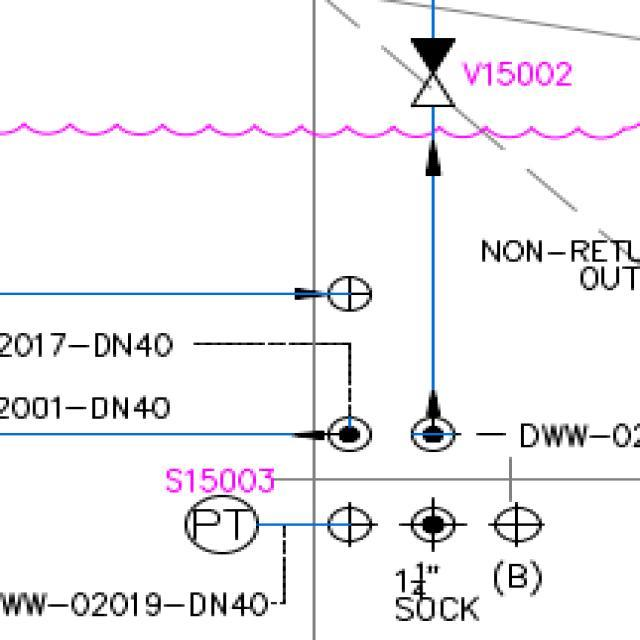
#> input picture src/data/train/images/10_jpg.rf.348be1570aea03f3ec21d27688fa99ac.jpg, 640 x 640 px; its folder holds only this picture in this run
$ python -i hough__transform.py   (imports and definitions only)
#> lines starting #> are read from the running program, lines starting #| are printed output that depends on the picture; after the words box and inside, x2 and y2 are one past the last pixel; in counts of white or black regions, pixels touching at a corner belong together
### src/scripts/functions/global_functions/config_load.py
from pathlib import Path
import os
import sys
from dotenv import load_dotenv
from typing import Optional, Dict

def _resolve_from_base(val: Optional[str], base: Path, default: Optional[str] = None) -> Path:
    """
    Resolve a path string relative to `base` if it's not absolute.
    If `val` is None, use `default`.
    """
    s = val if val is not None else default
    if s is None:
        raise ValueError("Required path env var is missing and no default was provided.")
    p = Path(s)
    return (base / p).resolve() if not p.is_absolute() else p.resolve()

def load_config(env_path: Optional[str] = None) -> Dict[str, Path]:
    """
    Load environment variables and prepare project paths.
    """
    load_dotenv(dotenv_path=env_path)

    # Base directory (set this in your env to your repo root, or leave "." if you run from the repo root)
    base_dir = Path(os.getenv("BASE_DIR", ".")).resolve()

    outputs_dir    = _resolve_from_base(os.getenv("OUTPUTS_DIR"),    base_dir, default="app")
    detections_dir = _resolve_from_base(os.getenv("DETECTIONS_DIR"), base_dir, default="app/detections")
    artifacts_path = _resolve_from_base(os.getenv("ARTIFACTS_PATH"), base_dir, default="app/artifacts")
#> further down, picture is the input picture: shape (640, 640, 3); mean B, G, R 242.7, 240.6, 241.6
    image_path     = _resolve_from_base(os.getenv("IMAGE_PATH"),     base_dir)
    model_path     = _resolve_from_base(os.getenv("MODEL_PATH"),     base_dir)
    modules_root   = _resolve_from_base(os.getenv("MODULES_ROOT"),   base_dir, default="..")

    if str(modules_root) not in sys.path:
        sys.path.append(str(modules_root))

    outputs_dir.mkdir(parents=True, exist_ok=True)
    detections_dir.mkdir(parents=True, exist_ok=True)

    return {
        "BASE_DIR": base_dir,
        "OUTPUTS_DIR": outputs_dir,
        "DETECTIONS_DIR": detections_dir,
        "IMAGE_PATH": image_path,
        "MODULES_ROOT": modules_root,
        "MODEL_PATH": model_path,
        "ARTIFACTS_PATH": artifacts_path,
    }

### src/scripts/functions/line_functions/hough__transform.py

import numpy as np
import pandas as pd
from scripts.functions.global_functions.config_load import load_config
# [1 line that did not run here, left out]
# [1 line that did not run here, left out]


def merge_axis_aligned_lines(segments, axis_tol=6, overlap_tol=6):
    """
    Merge nearly collinear and overlapping axis-aligned segments.
    - axis_tol: how close (in px) two lines must be on the perpendicular axis to be considered the same line.
    - overlap_tol: how much gap (in px) is allowed to still merge intervals.
    """
    horizontals, verticals = [], []

    # Normalize orientation and endpoints
    for x1, y1, x2, y2 in segments:
        if abs(y2 - y1) <= abs(x2 - x1):  # treat as horizontal
            if x2 < x1: x1, x2, y1, y2 = x2, x1, y2, y1
            horizontals.append((x1, int(round((y1 + y2) / 2)), x2))
        else:  # vertical
            if y2 < y1: x1, x2, y1, y2 = x2, x1, y2, y1
            verticals.append((int(round((x1 + x2) / 2)), y1, y2))

    def cluster_and_merge(intervals, key_idx, a_idx, b_idx):
        """
        intervals: list of tuples like (k, a, b) where
          - k is the near-constant coordinate (y for horizontals, x for verticals)
          - [a,b] is the span along the line (x-range for horizontals, y-range for verticals)
        key_idx: index of k in the tuple
        a_idx, b_idx: indices of the span ends
        """
        # sort by key (y or x), then by start of interval
        intervals = sorted(intervals, key=lambda t: (t[key_idx], t[a_idx], t[b_idx]))
        groups = []

        for t in intervals:
            placed = False
            for g in groups:
                # same "rail" if near in the perpendicular axis
                if abs(t[key_idx] - g["key_mean"]) <= axis_tol:
                    g["members"].append(t)
                    g["key_sum"] += t[key_idx]
                    g["key_mean"] = g["key_sum"] / len(g["members"])
                    placed = True
                    break
            if not placed:
                groups.append({"key_sum": t[key_idx], "key_mean": float(t[key_idx]), "members": [t]})

        merged = []
        for g in groups:
            # merge overlapping/close intervals within this rail
            mem = sorted(g["members"], key=lambda t: t[a_idx])
            cur_a, cur_b = mem[0][a_idx], mem[0][b_idx]
            for t in mem[1:]:
                a, b = t[a_idx], t[b_idx]
                if a <= cur_b + overlap_tol:
                    cur_b = max(cur_b, b)
                else:
                    merged.append((int(round(g["key_mean"])), cur_a, cur_b))
                    cur_a, cur_b = a, b
            merged.append((int(round(g["key_mean"])), cur_a, cur_b))
        return merged

    # Merge within each orientation
    merged_h = cluster_and_merge([(y, x1, x2) for (x1, y, x2) in horizontals],
                                 key_idx=0, a_idx=1, b_idx=2)
    merged_v = cluster_and_merge([(x, y1, y2) for (x, y1, y2) in verticals],
                                 key_idx=0, a_idx=1, b_idx=2)

    # Convert back to (x1,y1,x2,y2)
    merged_segments = []
    for (y, x1, x2) in merged_h:
        merged_segments.append((x1, y, x2, y))
    for (x, y1, y2) in merged_v:
        merged_segments.append((x, y1, x, y2))

    return merged_segments

import cv2
import numpy as np
import pandas as pd
import os

def detect_lines_hough(
    img: np.ndarray,
    threshold_value: int = 200,
    canny_thresh1: int = 50,
    canny_thresh2: int = 150,
    hough_threshold: int = 30,
    min_line_length: int = 10,
    max_line_gap: int = 6,
    axis_tolerance_deg: float = 10,
    run_merge: bool = True,
) -> pd.DataFrame:
    """
    Detects straight lines in an image using the Probabilistic Hough Transform,
    keeps only near-horizontal or near-vertical lines, and optionally merges
    axis-aligned segments.

    Parameters
    ----------
    img : np.ndarray
        Input BGR image.
    save_dir : str, optional
        Directory to save visual outputs. Default: "artifacts/line_detection".
    threshold_value : int, optional
        Threshold for binarizing the grayscale image. Default: 200.
    canny_thresh1 : int, optional
        Lower Canny edge detection threshold. Default: 50.
    canny_thresh2 : int, optional
        Upper Canny edge detection threshold. Default: 150.
    hough_threshold : int, optional
        Minimum number of votes for Hough line detection. Default: 30.
    min_line_length : int, optional
        Minimum length of detected line segments (in pixels). Default: 10.
    max_line_gap : int, optional
        Maximum gap between line segments to link them (in pixels). Default: 6.
    axis_tolerance_deg : float, optional
        Angular tolerance (in degrees) to consider a line horizontal or vertical. Default: 10°.
    run_merge : bool, optional
        If True, merges axis-aligned segments using merge_axis_aligned_lines().
        Default: False.

    Returns
    -------
    pandas.DataFrame
        Table containing detected (and optionally merged) line data:
        columns = ["ID", "x1", "y1", "x2", "y2", "Angle (deg)", "Length (px)"].
    """
#> called with threshold_value = 200, canny_thresh1 = 50, canny_thresh2 = 150, hough_threshold = 30, min_line_length = 10, max_line_gap = 6, axis_tolerance_deg = 10, run_merge = True


    # Convert to grayscale
    gray = cv2.cvtColor(img, cv2.COLOR_BGR2GRAY)
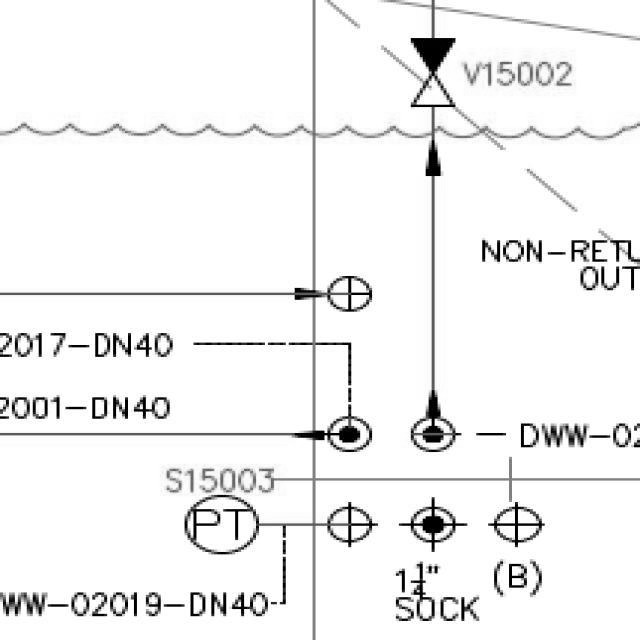
#> gray: shape (640, 640); min 0, max 255, mean 241.1

    #Create binary mask for line-like pixels
    _, mask = cv2.threshold(gray, threshold_value, 255, cv2.THRESH_BINARY_INV)
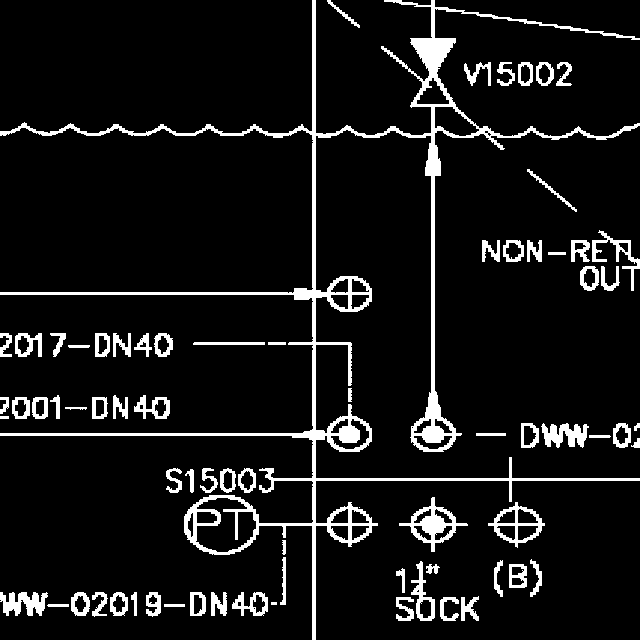
#> mask: shape (640, 640); 8.4% white; 75 white regions (3 under 20 px), largest, box (x1, y1, x2, y2) and area: (0, 0, 640, 640) 18202, (399, 497, 468, 552) 1110, (488, 502, 545, 548) 745

    #Morphological closing to bridge gaps
    kernel = cv2.getStructuringElement(cv2.MORPH_RECT, (3, 3))
    mask_clean = cv2.morphologyEx(mask, cv2.MORPH_CLOSE, kernel, iterations=2)
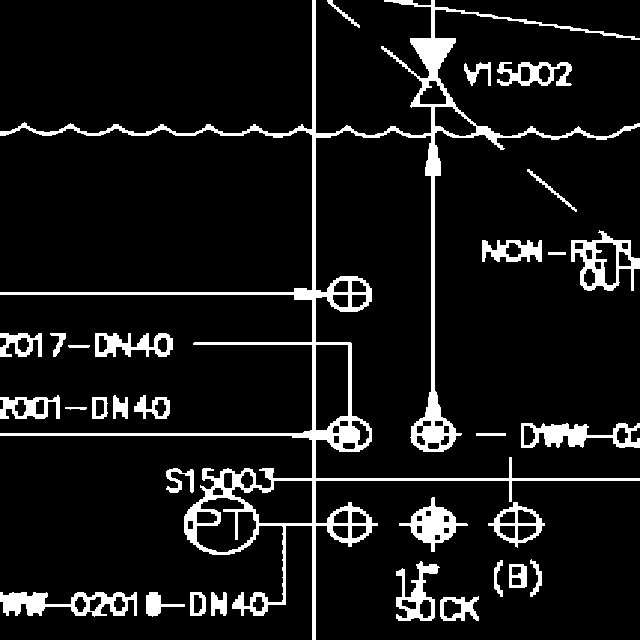
#> mask_clean: shape (640, 640); 9.1% white; 31 white regions, largest, box (x1, y1, x2, y2) and area: (0, 0, 640, 640) 20691, (0, 592, 137, 617) 1790, (571, 230, 640, 291) 1554

    #  Edge detection
    edges = cv2.Canny(mask_clean, canny_thresh1, canny_thresh2)
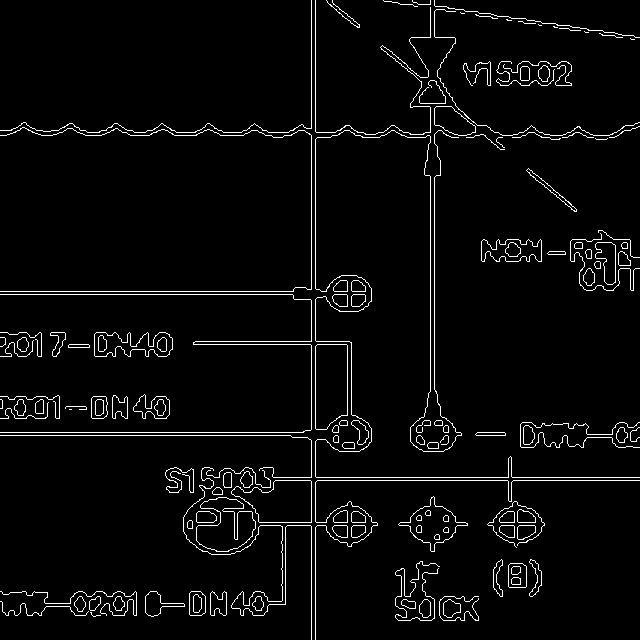
#> edges: shape (640, 640); 3.7% white in thin lines or dots

    # Probabilistic Hough Transform
    lines = cv2.HoughLinesP(
        edges,
        rho=1,
        theta=np.pi / 180,
        threshold=hough_threshold,
        minLineLength=min_line_length,
        maxLineGap=max_line_gap,
    )
#> lines = 421 rows, first 6: [311, 289, 311, 0], [315, 288, 315, 139], [265, 477, 639, 477], [270, 480, 639, 480], [0, 291, 293, 291], [0, 435, 290, 435]

    # axis-aligned
    def is_axis_aligned(x1, y1, x2, y2, tol_deg=axis_tolerance_deg):
        dx, dy = x2 - x1, y2 - y1
        angle = (np.degrees(np.arctan2(dy, dx)) + 180) % 180
        return min(abs(angle - 0), abs(angle - 180)) < tol_deg or abs(angle - 90) < tol_deg

    # Collect and draw accepted lines
    vis = img.copy()
    accepted = []
    line_data = []

    if lines is not None:
        for i, (x1, y1, x2, y2) in enumerate(lines[:, 0, :]):
            dx, dy = x2 - x1, y2 - y1
            angle = (np.degrees(np.arctan2(dy, dx)) + 180) % 180
            length = float(np.hypot(dx, dy))
            if is_axis_aligned(x1, y1, x2, y2):
                accepted.append((x1, y1, x2, y2))
                cv2.line(vis, (x1, y1), (x2, y2), (0, 0, 255), 2)
                line_data.append([i, x1, y1, x2, y2, round(angle, 2), round(length, 2)])
#> this loop made 421 passes
#> (x1, y1, x2, y2, length) on passes 1 to 3: (311, 289, 311, 0, 289), (315, 288, 315, 139, 149), (265, 477, 639, 477, 374)
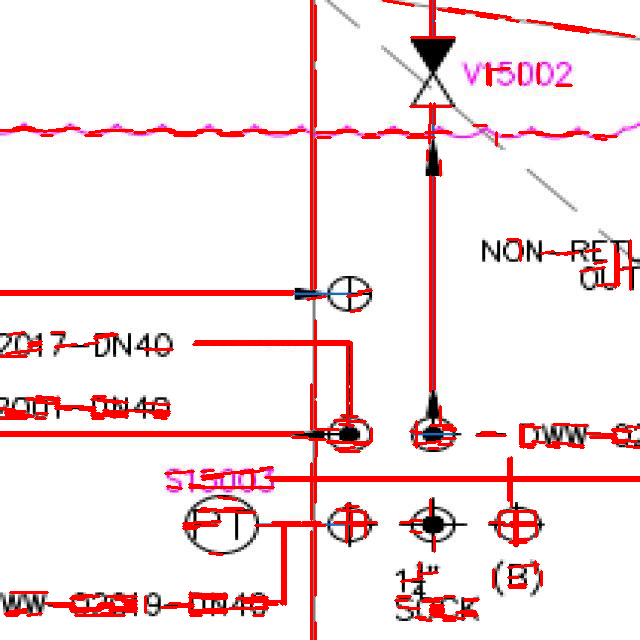
#> vis: shape (640, 640, 3); 7.24% of pixels changed, all inside (x1, y1, x2, y2) = (0, 0, 640, 640)
#> after the loop, accepted = 346 items, first 6: (311, 289, 311, 0), (315, 288, 315, 139), (265, 477, 639, 477), (270, 480, 639, 480), (0, 291, 293, 291), (0, 435, 290, 435); line_data = 346 items, first 6: [0, 311, 289, 311, 0, 90, 289], [1, 315, 288, 315, 139, 90, 149], [2, 265, 477, 639, 477, 0, 374], [3, 270, 480, 639, 480, 0, 369], [4, 0, 291, 293, 291, 0, 293], [5, 0, 435, 290, 435, 0, 290]

    #  Optional merging
    if run_merge:
        try:
            merged_segments = merge_axis_aligned_lines(accepted, axis_tol=axis_tolerance_deg, overlap_tol=0)
#> the loop in merge_axis_aligned_lines, `for x1, y1, x2, y2 in segments:` made 346 passes
#> (x1, y1, x2, y2) on passes 1 to 8: (311, 0, 311, 289), (315, 139, 315, 288), (265, 477, 639, 477), (270, 480, 639, 480), (0, 291, 293, 291), (0, 435, 290, 435), (0, 294, 292, 294), (0, 432, 303, 432)
#> after the loop in merge_axis_aligned_lines, `for x1, y1, x2, y2 in segments:`: horizontals = 283 items, first 6: (265, 477, 639), (270, 480, 639), (0, 291, 293), (0, 435, 290), (0, 294, 292), (0, 432, 303); verticals = 63 items, first 6: (311, 0, 289), (315, 139, 288), (430, 176, 391), (434, 177, 389), (311, 588, 639), (347, 345, 425)
#> in cluster_and_merge, `intervals = sorted(intervals, key=lambda t: (t[key_idx], t[a_idx], t[b..`: intervals = 283 items, first 6: (2, 383, 413), (11, 438, 464), (12, 448, 510), (16, 476, 497), (20, 506, 518), (24, 527, 586)
#> the loop in cluster_and_merge, `for t in intervals:` made 283 passes
#> the loop in cluster_and_merge, `for g in groups:` made 25 passes
#> the loop in cluster_and_merge (call 2), `for t in intervals:` made 63 passes
#> t on passes 1 to 8: (145, 596, 612), (190, 592, 611), (252, 469, 489), (252, 594, 604), (282, 526, 604), (285, 527, 604), (311, 0, 289), (311, 384, 429)
#> the loop in cluster_and_merge (call 2), `for g in groups:` made 14 passes
#> the loop in merge_axis_aligned_lines, `for (y, x1, x2) in merged_h:` made 84 passes
#> (y, x1, x2) on passes 1 to 8: (12, 383, 413), (12, 438, 518), (30, 411, 454), (30, 527, 595), (30, 596, 634), (68, 490, 509), (85, 556, 571), (106, 410, 451)
#> the loop in merge_axis_aligned_lines, `for (x, y1, y2) in merged_v:` made 38 passes
#> (x, y1, y2) on passes 1 to 8: (145, 596, 612), (190, 592, 611), (252, 469, 489), (252, 594, 604), (284, 526, 604), (314, 0, 289), (314, 320, 340), (314, 346, 429)
            vis_merged = img.copy()
            merged_data = []
            for i, (x1, y1, x2, y2) in enumerate(merged_segments):
                cv2.line(vis_merged, (x1, y1), (x2, y2), (0, 0, 255), 2)
                cv2.circle(vis_merged, (x1, y1), 4, (0, 0, 0), -1, lineType=cv2.LINE_AA)
                cv2.circle(vis_merged, (x1, y1), 3, (0, 255, 255), -1, lineType=cv2.LINE_AA)
                cv2.circle(vis_merged, (x2, y2), 4, (0, 0, 0), -1, lineType=cv2.LINE_AA)
                cv2.circle(vis_merged, (x2, y2), 3, (0, 255, 255), -1, lineType=cv2.LINE_AA)

                angle = (np.degrees(np.arctan2(y2 - y1, x2 - x1)) + 180) % 180
                length = float(np.hypot(x2 - x1, y2 - y1))
                merged_data.append([i, x1, y1, x2, y2, round(angle, 2), round(length, 2)])
#> this loop made 122 passes
#> (x1, y1, x2, y2) on passes 1 to 8: (383, 12, 413, 12), (438, 12, 518, 12), (411, 30, 454, 30), (527, 30, 595, 30), (596, 30, 634, 30), (490, 68, 509, 68), (556, 85, 571, 85), (410, 106, 451, 106)
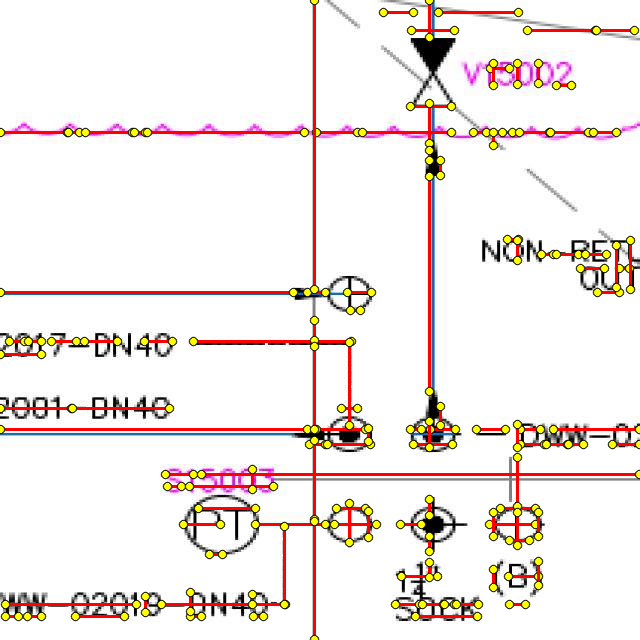
#> vis_merged: shape (640, 640, 3); 7.32% of pixels changed, all inside (x1, y1, x2, y2) = (0, 0, 640, 640)

            merged_df = pd.DataFrame(merged_data, columns=["ID", "x1", "y1", "x2", "y2", "Angle (deg)", "Length (px)"])
            merged_path = os.path.join(artifacts_path, "/detected_hough_lines.png")
            cv2.imwrite(merged_path, vis_merged)
            return merged_df
        except NameError:
#> (the run stopped early here; a loop or call above may not have finished)
